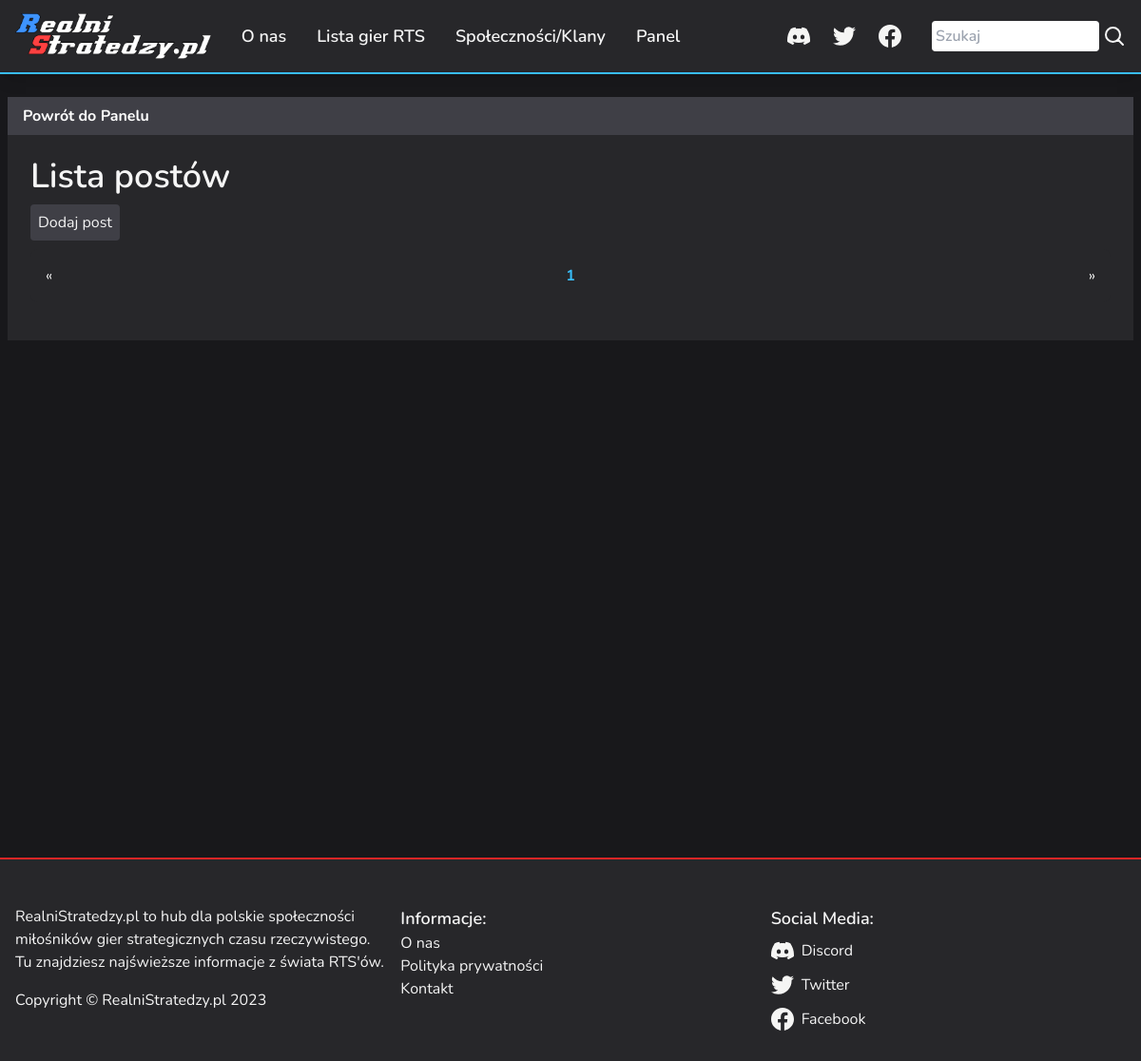
Before: /control-panel/posts (signed in) with the older database file.
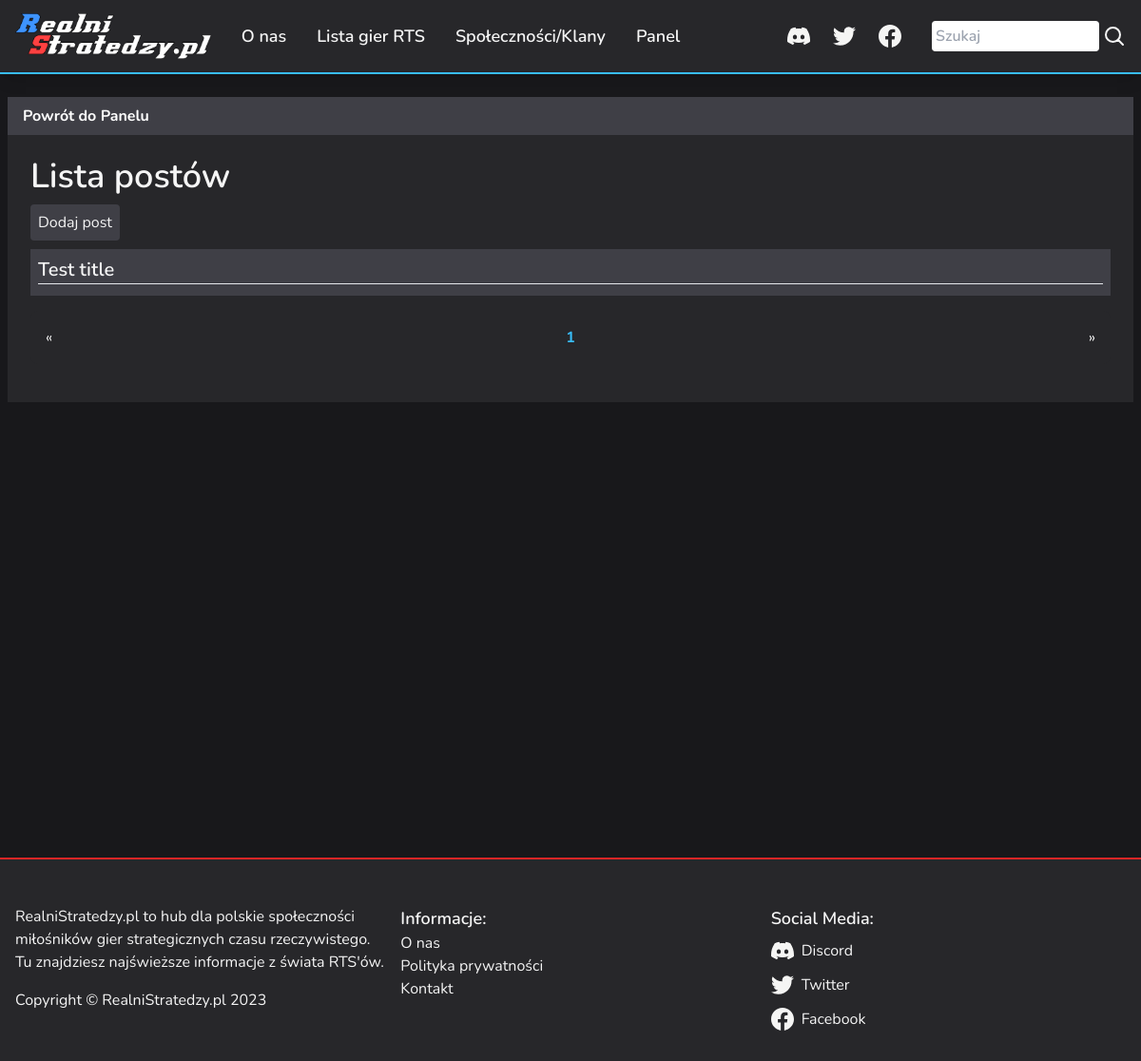
After: the same page with the newer database file.
### app/models.py (models this page shows, shortened)
class BaseDataModel(db.Model):
    __abstract__ = True
    _title = db.Column(db.String(128))
    slug_title = db.Column(db.String(128), unique=True, index=True)
    thumb_name = db.Column(db.String(128))
    body = db.Column(db.Text)
    published = db.Column(db.Boolean, default=False)
    @property
    def title(self):
        return self._title

class Post(BaseDataModel):
    __tablename__ = 'posts'
    id = db.Column(db.Integer, primary_key=True)
    short_desc = db.Column(db.String(256))
    timestamp = db.Column(db.DateTime, index=True, default=datetime.datetime.utcnow)
    author_id = db.Column(db.Integer, db.ForeignKey('users.id'))
    game_id = db.Column(db.Integer, db.ForeignKey('games.id'))

### app/control_panel/views.py (the view)
@control_panel.route('/posts')
@login_required
def posts_list():
    posts = db.select(Post).order_by(Post.timestamp.desc())
    page = db.paginate(posts)
    return render_template('control_panel/posts_list.html', page=page)

### app/main/forms.py
class SearchForm(FlaskForm):
    searched = StringField('Wyszukaj', validators=[DataRequired()])
    submit = SubmitField('Szukaj')

### app/control_panel/__init__.py (called while the page is built)
@control_panel.app_context_processor
def inject_permissions():
    return dict(Permission=Permission)

### app/main/__init__.py (called while the page is built)
@main.app_context_processor
def inject_base():
    form = SearchForm()
    return dict(search_form=form)

### app/models.py (called while the page is built)
@login_manager.user_loader
def load_user(user_id):
    return db.get_or_404(User, user_id)

    def has_permission(self, perm):
        return self.permissions & perm == perm

    def is_administrator(self):
        return self.can(Permission.ADMIN)

    def can(self, perm):
        return self.role is not None and self.role.has_permission(perm)

### app/templates/control_panel/posts_list.html (shortened to what this page needs)
{% extends "base.html" %}
{% block main %}
{% import "_macros.html" as macros with context %}
{{ macros.render_back_to_panel() }}
<div class="flex-col bg-zinc-800 px-6 py-6">
    <div class="mb-4"><h2 class="text-4xl font-semibold">Lista postów</h2></div>
    <div class="post-actions">
        <a class="p-2 rounded bg-zinc-700 hover:text-sky-400" href="{{ url_for('.add_post') }}">Dodaj post</a>
    </div>
    {% if page %}
    {% for post in page %}
        {{ macros.render_element_of_cp_lists(post, edit='.edit_post', show='.show_post', delete='.delete_post') }}
    {% endfor %}
    {% endif %}
    {{ macros.render_pagination(page, '.posts_list') }}
</div>
{% endblock %}

### app/templates/_macros.html (shortened to what this page needs)
{% macro render_pagination(pagination, endpoint) %}
<div class="pagination flex bg-zinc-800 rounded-lg my-4">
  <div class="pagination-left p-2 m-2">
    <a class="hover:text-sky-400 transition-colors" href="{% if pagination.has_prev %}{{ url_for(endpoint, page = pagination.page - 1, **kwargs) }}{% else %}#{% endif %}">
      &laquo;
    </a>
  </div>
  <div class="pagination-main flex justify-center content-center grow p-2">
      <strong class="m-1 p-1 text-sky-400">{{ pagination.page }}</strong>
  </div>
  <div class="pagination-right p-2 m-2">
    <a class="hover:text-sky-400 transition-colors" href="{% if pagination.has_next %}{{ url_for(endpoint, page = pagination.page + 1, **kwargs) }}{% else %}#{% endif %}">
      &raquo;
    </a>
  </div>
</div>
{% endmacro %}
{% macro render_back_to_panel() %}
<div>
    <a href="{{ url_for('control_panel.index') }}" class="block bg-zinc-700 hover:bg-gray-600 transition-all text-white font-bold py-2 px-4 cursor-pointer">Powrót do Panelu</a>
</div>
{% endmacro %}
{% macro render_element_of_cp_lists(element, edit=None, show=None, delete=None) %}
<div class="element my-4 p-2 bg-zinc-700">
    <div class="mb-1 border-b"><h3 class="text-xl font-semibold">{{ element._title or element.name }}</h3></div>
</div>
{% endmacro %}

Changed rows visible on the page:
added Post: _title "Test title"
